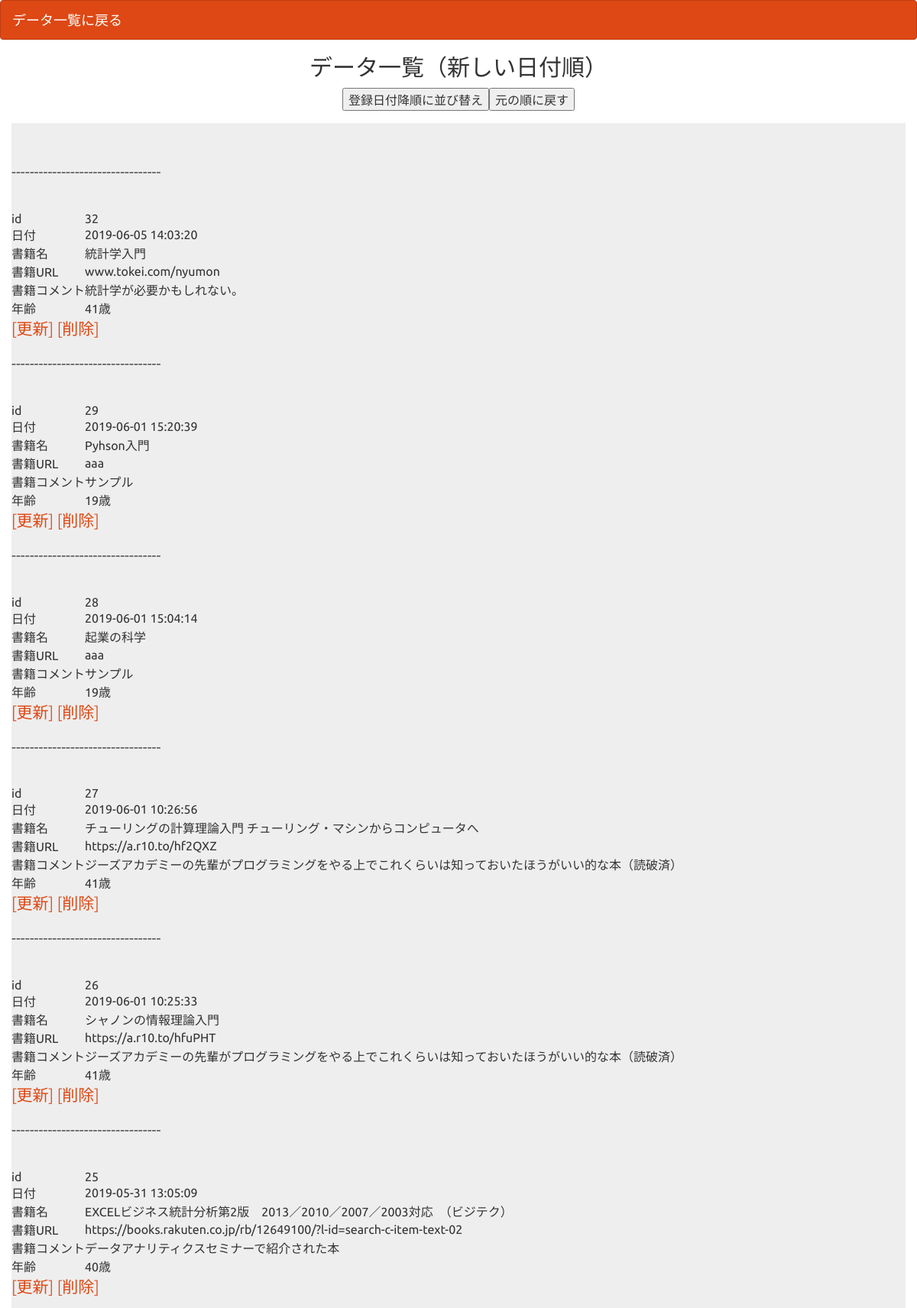
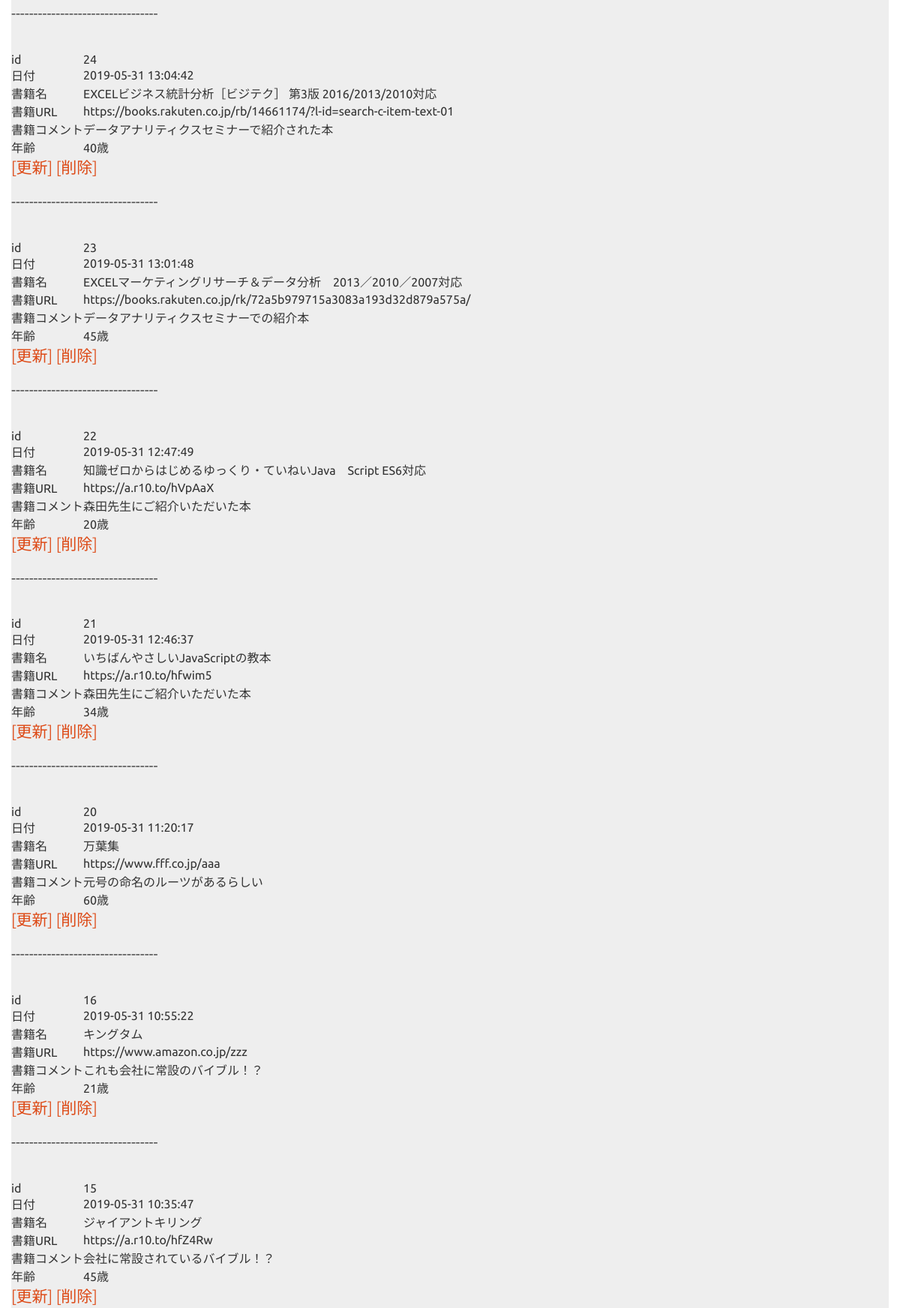
The page /sort_desc.php (upper part) on the database its author committed (2 pictures, top to bottom).
### tables this page shows
CREATE TABLE `gs_test_table` (
  `id` int(12) NOT NULL,
  `sdate` varchar(12) NOT NULL,
  `bookname` varchar(64) NOT NULL,
  `bookurl` text NOT NULL,
  `bookcomment` text NOT NULL,
  `indate` datetime NOT NULL,
  `age` int(12) NOT NULL
);

### sort_desc.php (the view, shortened to what this page needs)
<?php
try{
    $pdo = new PDO('mysql:dbname=gs_db_test;charset=utf8;host=localhost','root','');
} catch (PDOException $e) {
    exit('データベースに接続できませんでした！'.$e->getMessage());
}
$stmt = $pdo->prepare("SELECT * FROM gs_test_table ORDER BY indate DESC;");
$status = $stmt->execute();
$view="";
if($status==false){
    $error = $stmt->errorInfo();
    exit("ErrorQuery".$error[2]);
}else{
    while($result = $stmt->fetch(PDO::FETCH_ASSOC)){
        $view .= "<p>---------------------------------</p>";
        $view .= "<table>";
        $view .=
            "<tr><td>id</td><td>".$result["id"]."</td></tr>".
            "<tr><td>日付</td><td>".$result["indate"]."</td></tr>".
            "<tr><td>書籍名</td><td>".$result["bookname"]."</td></tr>".
            "<tr><td>書籍URL</td><td>".$result["bookurl"]."</td></tr>".
            "<tr><td>書籍コメント</td><td>".$result["bookcomment"]."</td></tr>".
            "<tr><td>年齢</td><td>".$result["age"]."歳"."</td></tr><br>";
        $view .= "</table>";
        $view .= '<p>';
        $view .= '<a href = "detail.php?id='.$result["id"].'">';
        $view .= '[更新]';
        $view .= '</a>';
        $view .= ' ';
        $view .= '<a href = "delete.php?id='.$result["id"].'">';
        $view .= '[削除]';
        $view .= '</a>';
        $view .= '</p>';
    }
}
?>
<!DOCTYPE html>
<html lang="ja">
<head>
<link rel="stylesheet" href="css/range.css">
<link href="css/bootstrap.min.css" rel="stylesheet">
</head>
<body id="main">
<header>
  <nav class="navbar navbar-default">
    <div class="container-fluid">
      <div class="navbar-header">
      <a class="navbar-brand" href="select.php">データ一覧に戻る</a>
      </div>
    </div>
  </nav>
</header>
<div align="center">
    <h2>データ一覧（新しい日付順）</h2>
    <table>
        <tr>
        <td>
        <form method="post" action="sort_asc.php">
        <input type="submit" name="ascending" value="登録日付降順に並び替え">
        </form>
        </td>
        <td>
        <form method="post" action="select.php">
        <input type="submit" name="default" value="元の順に戻す">
        </form>
        </td>
        </tr>
    </table>
</div>
    <div class="container jumbotron"><?=$view?></div>
</body>
</html>

### sort_desc.php (style rules this page uses)
div { font-size:16px; }

### rows shown on the page
gs_test_table: id "32", indate "2019-06-05 14:03:20", bookname "統計学入門", bookurl "www.tokei.com/nyumon", bookcomment "統計学が必要かもしれない。", age "41", value "[更新] [削除]"
gs_test_table: id "29", indate "2019-06-01 15:20:39", bookname "Pyhson入門", bookurl "aaa", bookcomment "サンプル", age "19", value "[更新] [削除]"
gs_test_table: id "28", indate "2019-06-01 15:04:14", bookname "起業の科学", bookurl "aaa", bookcomment "サンプル", age "19", value "[更新] [削除]"
gs_test_table: id "27", indate "2019-06-01 10:26:56", bookname "チューリングの計算理論入門 チューリング・マシンからコンピュータへ", bookurl "https://a.r10.to/hf2QXZ", bookcomment "ジーズアカデミーの先輩がプログラミングをやる上でこれくらいは知っておいたほうがいい的な本（読破済）", age "41", value "[更新] [削除]"
gs_test_table: id "26", indate "2019-06-01 10:25:33", bookname "シャノンの情報理論入門", bookurl "https://a.r10.to/hfuPHT", bookcomment "ジーズアカデミーの先輩がプログラミングをやる上でこれくらいは知っておいたほうがいい的な本（読破済）", age "41", value "[更新] [削除]"
gs_test_table: id "25", indate "2019-05-31 13:05:09", bookname "EXCELビジネス統計分析第2版 2013／2010／2007／2003対応 （ビジテク）", bookurl "https://books.rakuten.co.jp/rb/12649100/?l-id=search-c-item-text-02", bookcomment "データアナリティクスセミナーで紹介された本", age "40", value "[更新] [削除]"
gs_test_table: id "24", indate "2019-05-31 13:04:42", bookname "EXCELビジネス統計分析［ビジテク］ 第3版 2016/2013/2010対応", bookurl "https://books.rakuten.co.jp/rb/14661174/?l-id=search-c-item-text-01", bookcomment "データアナリティクスセミナーで紹介された本", age "40", value "[更新] [削除]"
gs_test_table: id "23", indate "2019-05-31 13:01:48", bookname "EXCELマーケティングリサーチ＆データ分析 2013／2010／2007対応", bookurl "https://books.rakuten.co.jp/rk/72a5b979715a3083a193d32d879a575a/", bookcomment "データアナリティクスセミナーでの紹介本", age "45", value "[更新] [削除]"
gs_test_table: id "22", indate "2019-05-31 12:47:49", bookname "知識ゼロからはじめるゆっくり・ていねいJava Script ES6対応", bookurl "https://a.r10.to/hVpAaX", bookcomment "森田先生にご紹介いただいた本", age "20", value "[更新] [削除]"
gs_test_table: id "21", indate "2019-05-31 12:46:37", bookname "いちばんやさしいJavaScriptの教本", bookurl "https://a.r10.to/hfwim5", bookcomment "森田先生にご紹介いただいた本", age "34", value "[更新] [削除]"
gs_test_table: id "20", indate "2019-05-31 11:20:17", bookname "万葉集", bookurl "https://www.fff.co.jp/aaa", bookcomment "元号の命名のルーツがあるらしい", age "60", value "[更新] [削除]"
gs_test_table: id "16", indate "2019-05-31 10:55:22", bookname "キングタム", bookurl "https://www.amazon.co.jp/zzz", bookcomment "これも会社に常設のバイブル！？", age "21", value "[更新] [削除]"
gs_test_table: id "15", indate "2019-05-31 10:35:47", bookname "ジャイアントキリング", bookurl "https://a.r10.to/hfZ4Rw", bookcomment "会社に常設されているバイブル！？", age "45", value "[更新] [削除]"
